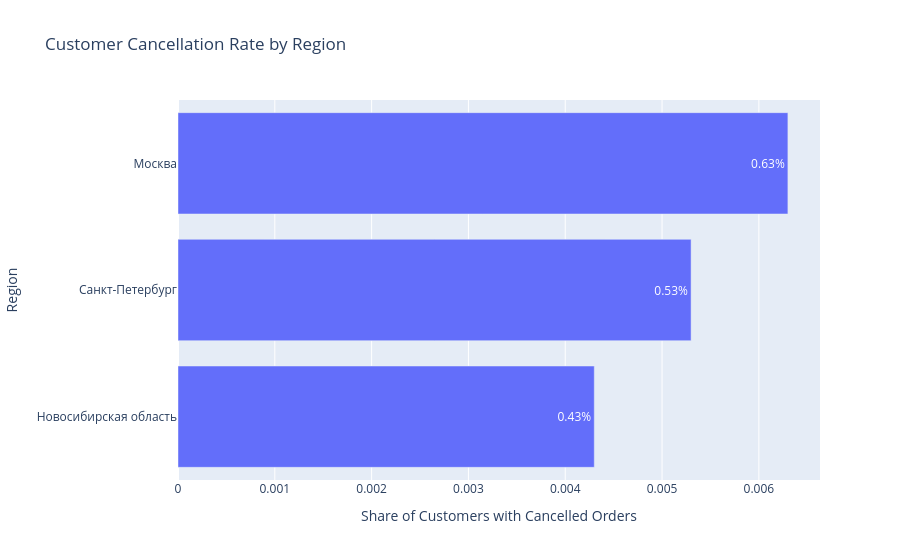

Notebook cell for this chart:
### Code cell
fig = px.bar(
    df.sort_values("cancel_ratio", ascending=True),
    x="cancel_ratio",
    y="region",
    orientation="h",
    title="Customer Cancellation Rate by Region",
    labels={
        "cancel_ratio": "Share of Customers with Cancelled Orders",
        "region": "Region"
    },
    text="cancel_ratio"
)

fig.update_traces(
    texttemplate="%{text:.2%}",
    textposition="inside"
)

fig.show()

### Figure 1 — Plotly figure (JSON) as saved in the notebook; plotly's stock layout.template omitted (floating-point values rounded to 4 significant figures)
{"data": [{"hovertemplate": "Share of Customers with Cancelled Orders=%{text}<br>Region=%{y}<extra></extra>", "legendgroup": "", "marker": {"color": "#636efa", "pattern": {"shape": ""}}, "name": "", "orientation": "h", "showlegend": false, "text": [0.0043, 0.0053, 0.0063], "textposition": "inside", "texttemplate": "%{text:.2%}", "type": "bar", "x": [0.0043, 0.0053, 0.0063], "xaxis": "x", "y": ["Новосибирская область", "Санкт-Петербург", "Москва"], "yaxis": "y"}], "layout": {"barmode": "relative", "legend": {"tracegroupgap": 0}, "title": {"text": "Customer Cancellation Rate by Region"}, "xaxis": {"anchor": "y", "domain": [0, 1], "title": {"text": "Share of Customers with Cancelled Orders"}}, "yaxis": {"anchor": "x", "domain": [0, 1], "title": {"text": "Region"}}}}
